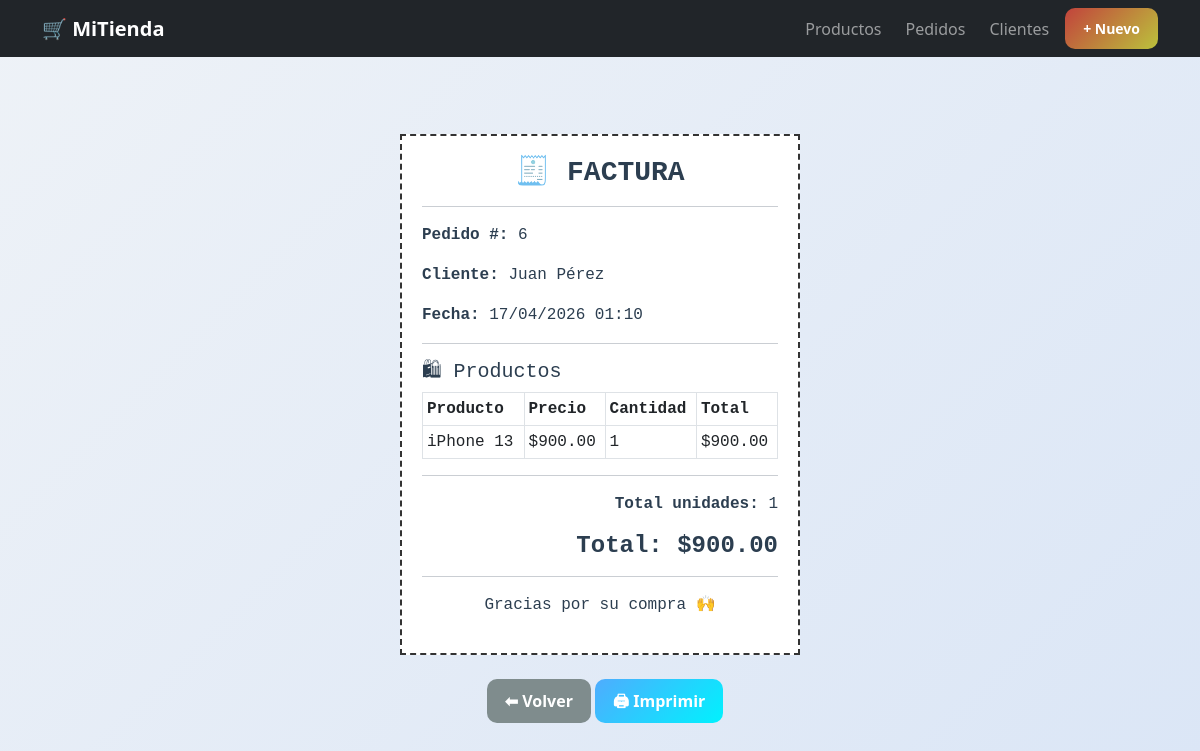
The app's page /pedidos/6/ with its own data.
### tienda/models.py (models this page shows, shortened)
class Pedido(models.Model):
    ESTADOS = [
        ("CREADO", "Creado"),
        ("PAGADO", "Pagado"),
        ("ENVIADO", "Enviado"),
        ("CERRADO", "Cerrado"),
    ]
    cliente = models.ForeignKey(
        Cliente,
        on_delete=models.CASCADE,
        related_name="pedidos"
    )
    productos = models.ManyToManyField(
        Producto,
        through='PedidoItem',
        related_name="pedidos"
    )
    estado = models.CharField(
        max_length=10,
        choices=ESTADOS,
        default="CREADO"
    )
    fecha = models.DateTimeField(auto_now_add=True)

class Cliente(models.Model):
    nombre = models.CharField(max_length=120)
    correo = models.EmailField(unique=True)
    fecha_registro = models.DateTimeField(auto_now_add=True)
    activo = models.BooleanField(default=True)

class PedidoItem(models.Model):
    pedido = models.ForeignKey(
        Pedido,
        on_delete=models.CASCADE,
        related_name="items"
    )
    producto = models.ForeignKey(
        Producto,
        on_delete=models.CASCADE
    )
    cantidad = models.PositiveIntegerField(default=1)
    class Meta:
        unique_together = ("pedido", "producto")

class Producto(models.Model):
    nombre = models.CharField(max_length=100)
    descripcion = models.TextField()
    precio = models.DecimalField(max_digits=8, decimal_places=2)
    imagen = models.ImageField(upload_to='productos/', null=True, blank=True)
    creado_en = models.DateTimeField(auto_now_add=True)

### tienda/views.py (the view)
# urls.py: path("pedidos/<int:pk>/", views.detalle_pedido, name="detalle_pedido"),
def detalle_pedido(request, pk):
    pedido = get_object_or_404(
        Pedido.objects.select_related("cliente")
        .prefetch_related("items__producto"),
        pk=pk
    )
    items = pedido.items.all()
    total_unidades = sum(item.cantidad for item in items)
    total_pedido = sum(item.cantidad * item.producto.precio for item in items)
    for item in items:
        item.line_total = item.cantidad * item.producto.precio
    return render(request, "tienda/detalle_pedido.html", {
        "pedido": pedido,
        "items": items,
        "total_unidades": total_unidades,
        "total_pedido": total_pedido
    })

### tienda/templates/tienda/detalle_pedido.html (shortened to what this page needs)
{% extends "tienda/base.html" %}
{% block content %}
<div class="container mt-4">
    <div class="ticket">
        <h3 class="text-center">🧾 FACTURA</h3>
        <hr>
        <p><strong>Pedido #:</strong> {{ pedido.id }}</p>
        <p><strong>Cliente:</strong> {{ pedido.cliente.nombre }}</p>
        <p><strong>Fecha:</strong> {{ pedido.fecha|date:"d/m/Y H:i" }}</p>
        <hr>
        <h5>🛍 Productos</h5>
        <table class="table table-sm table-bordered">
            <thead>
                <tr>
                    <th>Producto</th>
                    <th>Precio</th>
                    <th>Cantidad</th>
                    <th>Total</th>
                </tr>
            </thead>
            <tbody>
                {% for item in items %}
                <tr>
                    <td>{{ item.producto.nombre }}</td>
                    <td>${{ item.producto.precio }}</td>
                    <td>{{ item.cantidad }}</td>
                    <td>${{ item.line_total }}</td>
                </tr>
                {% endfor %}
            </tbody>
        </table>
        <hr>
        <div class="ticket-total">
            <p><strong>Total unidades:</strong> {{ total_unidades }}</p>
            <h4><strong>Total: ${{ total_pedido }}</strong></h4>
        </div>
        <hr>
        <p class="text-center">Gracias por su compra 🙌</p>
    </div>
    <br>
    <div class="text-center">
        <a href="{% url 'tienda:lista_pedidos' %}" class="btn btn-secondary">
            ⬅ Volver
        </a>
        <button onclick="window.print()" class="btn btn-primary">
            🖨 Imprimir
        </button>
    </div>
</div>
{% endblock %}

### tienda/static/css/main.css (style rules this page uses)
body { margin: 0; font-family: 'Segoe UI', Arial, sans-serif; background: linear-gradient(135deg, #eef2f7, #dbe6f6); color: #2c3e50; padding-top: 70px; }
.btn { padding: 10px 18px; border-radius: 10px; text-decoration: none; color: white; font-weight: bold; border: none; transition: all 0.2s ease; }
.btn-primary { background: linear-gradient(135deg, #4facfe, #00f2fe); }
.btn-secondary { background: #7f8c8d; }
h1, h2, h3 { font-weight: bold; }
.btn-secondary { margin-left: 10px; }
.ticket { max-width: 400px; margin: auto; background: white; padding: 20px; border: 2px dashed #333; font-family: monospace; }
.ticket-total { text-align: right; }

### records on screen
Pedido: id "6", cliente.nombre "Juan Pérez", fecha "17/04/2026 01:10"
PedidoItem: producto.nombre "iPhone 13", producto.precio "900.00", cantidad "1", line_total "900.00"

### other values on screen
{{ total_unidades }} "1"
{{ total_pedido }} "900.00"
